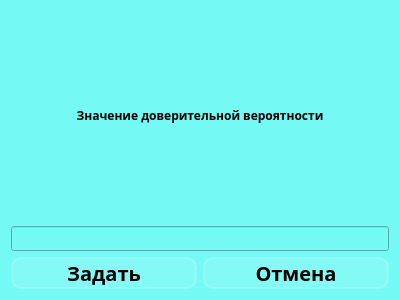
<?xml version="1.0" encoding="UTF-8"?>
<ui version="4.0">
 <class>Dialog</class>
 <widget class="QDialog" name="Dialog">
  <property name="geometry">
   <rect>
    <x>0</x>
    <y>0</y>
    <width>400</width>
    <height>300</height>
   </rect>
  </property>
  <property name="windowTitle">
   <string>Dialog</string>
  </property>
  <property name="styleSheet">
   <string notr="true">background-color: rgb(117, 249, 244);
font-family: Noto Sans SC;</string>
  </property>
  <layout class="QVBoxLayout" name="verticalLayout_2">
   <item>
    <layout class="QVBoxLayout" name="verticalLayout">
     <item>
      <widget class="QLabel" name="confidence_lbl">
       <property name="font">
        <font>
         <family>Noto Sans SC</family>
         <weight>75</weight>
         <bold>true</bold>
        </font>
       </property>
       <property name="text">
        <string>Значение доверительной вероятности</string>
       </property>
       <property name="alignment">
        <set>Qt::AlignCenter</set>
       </property>
      </widget>
     </item>
     <item>
      <widget class="QLineEdit" name="value_confidence_line">
       <property name="inputMethodHints">
        <set>Qt::ImhDigitsOnly</set>
       </property>
      </widget>
     </item>
    </layout>
   </item>
   <item>
    <layout class="QGridLayout" name="gridLayout">
     <item row="0" column="0">
      <widget class="QPushButton" name="save_btn">
       <property name="styleSheet">
        <string notr="true">QPushButton {
background-color: rgba(255,255,255,30);
border: 2px solid rgba(255,255,255,40);
border-radius: 10px;
font: bold;
font-size: 20px;
color: black;
}
QPushButton::hover {
background-color: rgba(255,255,255,50);
}
QPushButton::pressed {
background-color: rgba(255,255,255,80);
}
</string>
       </property>
       <property name="text">
        <string>Задать</string>
       </property>
      </widget>
     </item>
     <item row="0" column="1">
      <widget class="QPushButton" name="cancel_btn">
       <property name="styleSheet">
        <string notr="true">QPushButton {
background-color: rgba(255,255,255,30);
border: 2px solid rgba(255,255,255,40);
border-radius: 10px;
font: bold;
font-size: 20px;
color: black;
}
QPushButton::hover {
background-color: rgba(255,255,255,50);
}
QPushButton::pressed {
background-color: rgba(255,255,255,80);
}
</string>
       </property>
       <property name="text">
        <string>Отмена</string>
       </property>
      </widget>
     </item>
    </layout>
   </item>
  </layout>
 </widget>
 <resources/>
 <connections/>
</ui>
